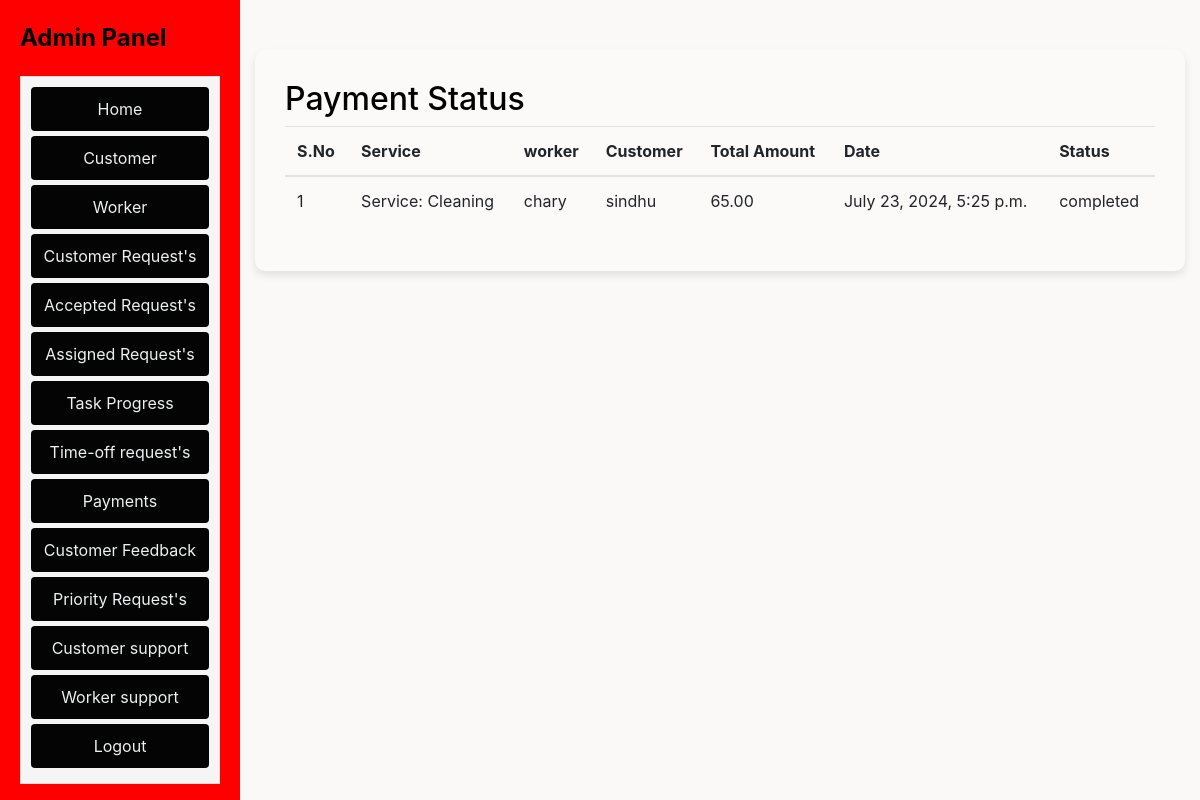
Screenshot of /wfmadmin/adminpaymentrequest with the database file from the repository.
### wfmadmin/models.py (models this page shows, shortened)
class PaymentRequest(models.Model):
    assignment = models.ForeignKey(Assignment, on_delete=models.CASCADE)
    service_charge = models.DecimalField(max_digits=10, decimal_places=2)
    cgst = models.DecimalField(max_digits=10, decimal_places=2)
    sgst = models.DecimalField(max_digits=10, decimal_places=2)
    total_amount = models.DecimalField(max_digits=10, decimal_places=2)
    created_at = models.DateTimeField(auto_now_add=True)
    status = models.CharField(max_length=100, default='pending')

class Assignment(models.Model):
    id = models.AutoField(primary_key=True)
    worker = models.ForeignKey(worker, on_delete=models.CASCADE)
    customer = models.ForeignKey(customer, on_delete=models.CASCADE)
    request = models.ForeignKey(CustomerServiceRequest, on_delete=models.CASCADE)
    title = models.CharField(max_length=100)
    start = models.DateTimeField()
    end = models.DateTimeField()
    status = models.CharField(max_length=100, default='none')
    created_at = models.DateTimeField(auto_now_add=True)

class worker(models.Model):
    id = models.AutoField(primary_key=True)
    firstname = models.CharField(max_length=30)
    lastname = models.CharField(max_length=30)
    address = models.CharField(max_length=100)
    city = models.CharField(max_length=20)
    state = models.CharField(max_length=20)
    country = models.CharField(max_length=20)
    username = models.CharField(max_length=20)
    email = models.EmailField(max_length=20)
    number = models.IntegerField()
    password = models.CharField(max_length=20)
    status = models.BooleanField(default=False)
    created_at = models.DateTimeField(auto_now_add=True)

class customer(models.Model):
    id = models.AutoField(primary_key=True)
    firstname = models.CharField(max_length=30)
    lastname = models.CharField(max_length=30)
    address = models.CharField(max_length=100)
    city = models.CharField(max_length=20)
    state = models.CharField(max_length=20)
    country = models.CharField(max_length=20)
    username = models.CharField(max_length=20)
    email = models.EmailField(max_length=20)
    number = models.IntegerField()
    password = models.CharField(max_length=20)
    status = models.BooleanField(default=False)
    created_at = models.DateTimeField(auto_now_add=True)

### wfmadmin/views.py (the view)
# urls.py: path('adminpaymentrequest', adminpaymentrequest, name='adminpaymentrequest'),
def adminpaymentrequest(request):
    requeststatus = PaymentRequest.objects.all().order_by('-created_at')
    return render(request, 'admin/adminpaymentrequest.html', {'requeststatus': requeststatus})

### templates/admin/adminpaymentrequest.html (shortened to what this page needs)
<!DOCTYPE html>
<html lang="en">
  <head>
    <link
      href="https://stackpath.bootstrapcdn.com/bootstrap/4.5.2/css/bootstrap.min.css"
      rel="stylesheet"
    />
    <link
      rel="stylesheet"
      href="https://cdnjs.cloudflare.com/ajax/libs/font-awesome/5.15.3/css/all.min.css"
    />
  </head>
  <body>
    {% include 'admin/adminnavbar.html' %}
    <section id="contact" class="contact" style="display: contents;">
      <div class="container" data-aos="fade-up">
        <div class="form-container">
          <div class="section-title">
            <h2 style="color: black;">Payment Status</h2>
          </div>
          <div class="row">
            <div class="col-lg-12">
              <div class="table-responsive">
                <table class="table">
                  <thead>
                    <tr>
                      <th>S.No</th>
                      <th>Service</th>
                      <th>worker</th>
                      <th>Customer</th>
                      <th>Total Amount</th>
                      <th>Date</th>
                      <th>Status</th>
                    </tr>
                  </thead>
                  <tbody>
                    {% for user in requeststatus %}
                    <tr>
                      <td>{{forloop.counter}}</td>
                      <td>{{ user.assignment.title }}</td>
                      <td>{{ user.assignment.worker.username }}</td>
                      <td>{{ user.assignment.customer.username }}</td>
                      <td>{{ user.total_amount }}</td>
                      <td>{{ user.created_at }}</td>
                      <td>{{ user.status }}</td>
                    </tr>
                    {% endfor %}
                  </tbody>
                </table>
              </div>
            </div>
          </div>
        </div>
      </div>
    </section>
  </body>
</html>

### templates/admin/adminpaymentrequest.html (style rules this page uses)
body { background-color: white; color: #ecf0f1; }
.container { margin-top: 50px; }
.form-container { background-color: rgba(255, 255, 255, 0.1); padding: 30px; border-radius: 10px; box-shadow: 0 4px 8px rgba(0, 0, 0, 0.1); }

### templates/admin/adminnavbar.html (style rules this page uses)
body { background-color: #fbf8f8; color: #000000; }
.container { margin-top: 50px; }

### rows the page displays
PaymentRequest: assignment "Service: Cleaning", assignment.worker.username "chary", assignment.customer.username "sindhu", total_amount "65.00", created_at "July 23, 2024, 5:25 p.m.", status "completed"
